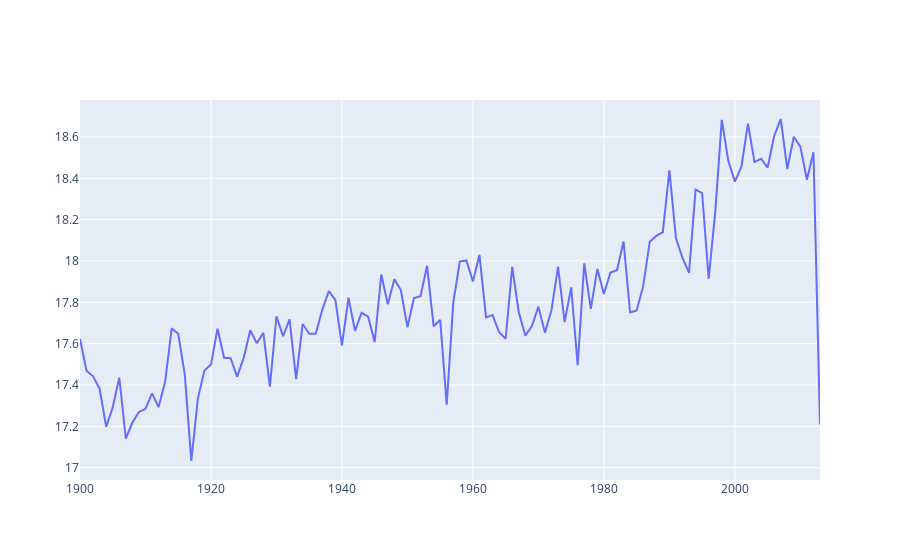

The code cell stored with this chart in its notebook:
### Code cell
import plotly.offline as py
py.init_notebook_mode(connected=True)
import plotly.graph_objs as go
import plotly.tools as tls


trace=go.Scatter(
    x=df['year'],
    y=df['median'],
    mode='lines',
    )
data=[trace]

py.iplot(data, filename='line-mode')
